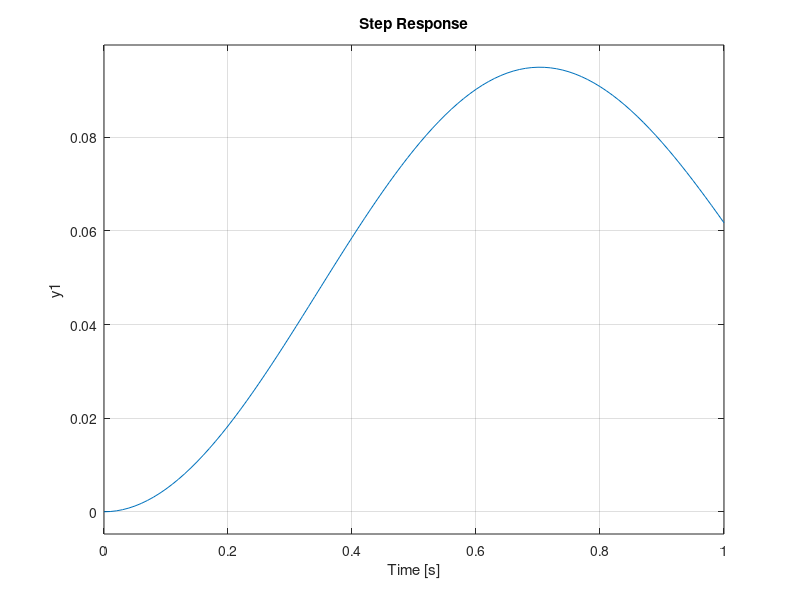

MATLAB code to generate this figure:
clc; clf; clear all;

% 1. tentukan fungsi alih
% G(s) = 1 / (ms^2 + bs + k)

% 2. tentukan nilai parameter
m = 1;
b = 0.3;
k = 20;

% 3. tentukan numerator dan denominator
num = [1];
den = [m b k];
TF = tf(num, den);

% 4. plotting
step(TF, 1)